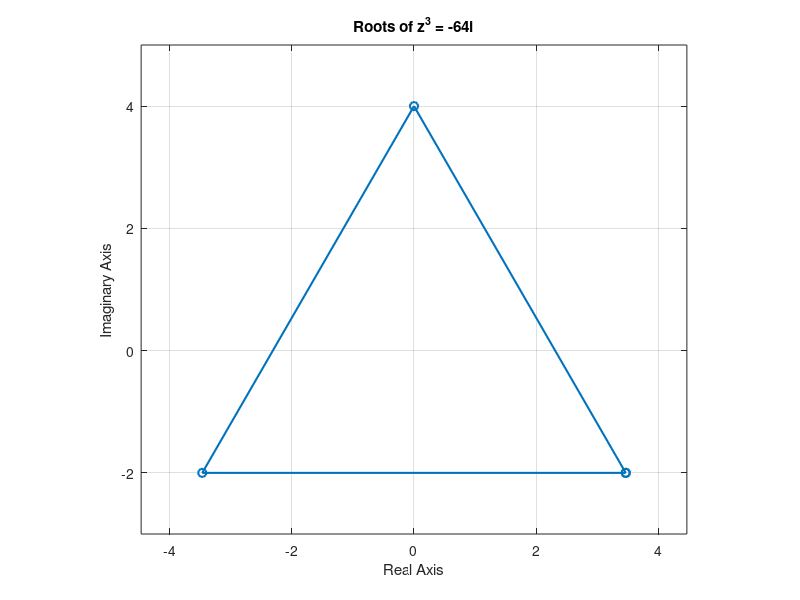

This figure's MATLAB source:
% Define the complex number and root degree
z = -64i;
n = 3; % Number of roots

% Compute roots
roots_z = abs(z)^(1/n) * exp(1i * (angle(z) + 2*pi*(0:(n-1))) / n);

% Add the first root to close the polygon
roots_z_closed = [roots_z, roots_z(1)];

% Plot roots on the complex plane
figure;
plot(real(roots_z_closed), imag(roots_z_closed), '-o', 'LineWidth', 1.5);
xlabel('Real Axis');
ylabel('Imaginary Axis');
title(['Roots of z^', num2str(n), ' = -64i']);
grid on;
axis equal;

% Add some margin to the axis limits
margin = 1; % Adjust this value for more/less margin
xlim([min(real(roots_z_closed)) - margin, max(real(roots_z_closed)) + margin]);
ylim([min(imag(roots_z_closed)) - margin, max(imag(roots_z_closed)) + margin]);

% Display roots
disp('Roots of z^3 = -64i:');
disp(roots_z);

